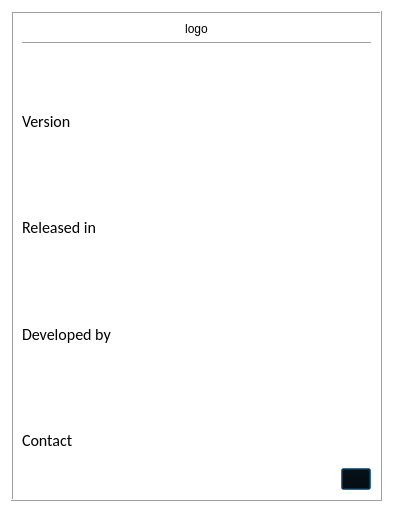
<?xml version="1.0" encoding="UTF-8"?>
<ui version="4.0">
 <class>AboutWindow</class>
 <widget class="QDialog" name="AboutWindow">
  <property name="windowModality">
   <enum>Qt::NonModal</enum>
  </property>
  <property name="geometry">
   <rect>
    <x>0</x>
    <y>0</y>
    <width>393</width>
    <height>512</height>
   </rect>
  </property>
  <property name="sizePolicy">
   <sizepolicy hsizetype="Fixed" vsizetype="Fixed">
    <horstretch>0</horstretch>
    <verstretch>0</verstretch>
   </sizepolicy>
  </property>
  <property name="minimumSize">
   <size>
    <width>390</width>
    <height>500</height>
   </size>
  </property>
  <property name="maximumSize">
   <size>
    <width>3000</width>
    <height>5000</height>
   </size>
  </property>
  <property name="palette">
   <palette>
    <active>
     <colorrole role="WindowText">
      <brush brushstyle="SolidPattern">
       <color alpha="255">
        <red>0</red>
        <green>0</green>
        <blue>0</blue>
       </color>
      </brush>
     </colorrole>
     <colorrole role="Button">
      <brush brushstyle="SolidPattern">
       <color alpha="255">
        <red>0</red>
        <green>0</green>
        <blue>0</blue>
       </color>
      </brush>
     </colorrole>
     <colorrole role="Text">
      <brush brushstyle="SolidPattern">
       <color alpha="255">
        <red>0</red>
        <green>0</green>
        <blue>0</blue>
       </color>
      </brush>
     </colorrole>
     <colorrole role="BrightText">
      <brush brushstyle="SolidPattern">
       <color alpha="255">
        <red>85</red>
        <green>85</green>
        <blue>127</blue>
       </color>
      </brush>
     </colorrole>
     <colorrole role="Base">
      <brush brushstyle="SolidPattern">
       <color alpha="255">
        <red>255</red>
        <green>255</green>
        <blue>255</blue>
       </color>
      </brush>
     </colorrole>
     <colorrole role="Window">
      <brush brushstyle="SolidPattern">
       <color alpha="255">
        <red>255</red>
        <green>255</green>
        <blue>255</blue>
       </color>
      </brush>
     </colorrole>
    </active>
    <inactive>
     <colorrole role="WindowText">
      <brush brushstyle="SolidPattern">
       <color alpha="255">
        <red>0</red>
        <green>0</green>
        <blue>0</blue>
       </color>
      </brush>
     </colorrole>
     <colorrole role="Button">
      <brush brushstyle="SolidPattern">
       <color alpha="255">
        <red>0</red>
        <green>0</green>
        <blue>0</blue>
       </color>
      </brush>
     </colorrole>
     <colorrole role="Text">
      <brush brushstyle="SolidPattern">
       <color alpha="255">
        <red>0</red>
        <green>0</green>
        <blue>0</blue>
       </color>
      </brush>
     </colorrole>
     <colorrole role="BrightText">
      <brush brushstyle="SolidPattern">
       <color alpha="255">
        <red>85</red>
        <green>85</green>
        <blue>127</blue>
       </color>
      </brush>
     </colorrole>
     <colorrole role="Base">
      <brush brushstyle="SolidPattern">
       <color alpha="255">
        <red>255</red>
        <green>255</green>
        <blue>255</blue>
       </color>
      </brush>
     </colorrole>
     <colorrole role="Window">
      <brush brushstyle="SolidPattern">
       <color alpha="255">
        <red>255</red>
        <green>255</green>
        <blue>255</blue>
       </color>
      </brush>
     </colorrole>
    </inactive>
    <disabled>
     <colorrole role="WindowText">
      <brush brushstyle="SolidPattern">
       <color alpha="255">
        <red>120</red>
        <green>120</green>
        <blue>120</blue>
       </color>
      </brush>
     </colorrole>
     <colorrole role="Button">
      <brush brushstyle="SolidPattern">
       <color alpha="255">
        <red>0</red>
        <green>0</green>
        <blue>0</blue>
       </color>
      </brush>
     </colorrole>
     <colorrole role="Text">
      <brush brushstyle="SolidPattern">
       <color alpha="255">
        <red>120</red>
        <green>120</green>
        <blue>120</blue>
       </color>
      </brush>
     </colorrole>
     <colorrole role="BrightText">
      <brush brushstyle="SolidPattern">
       <color alpha="255">
        <red>85</red>
        <green>85</green>
        <blue>127</blue>
       </color>
      </brush>
     </colorrole>
     <colorrole role="Base">
      <brush brushstyle="SolidPattern">
       <color alpha="255">
        <red>255</red>
        <green>255</green>
        <blue>255</blue>
       </color>
      </brush>
     </colorrole>
     <colorrole role="Window">
      <brush brushstyle="SolidPattern">
       <color alpha="255">
        <red>255</red>
        <green>255</green>
        <blue>255</blue>
       </color>
      </brush>
     </colorrole>
    </disabled>
   </palette>
  </property>
  <property name="windowTitle">
   <string>Signal | About</string>
  </property>
  <layout class="QGridLayout" name="gridLayout">
   <item row="0" column="0">
    <widget class="QFrame" name="frame">
     <property name="frameShape">
      <enum>QFrame::Box</enum>
     </property>
     <property name="frameShadow">
      <enum>QFrame::Raised</enum>
     </property>
     <layout class="QVBoxLayout" name="verticalLayout_3">
      <item>
       <widget class="QLabel" name="logoLabel">
        <property name="sizePolicy">
         <sizepolicy hsizetype="Fixed" vsizetype="Fixed">
          <horstretch>0</horstretch>
          <verstretch>0</verstretch>
         </sizepolicy>
        </property>
        <property name="minimumSize">
         <size>
          <width>0</width>
          <height>0</height>
         </size>
        </property>
        <property name="maximumSize">
         <size>
          <width>3000</width>
          <height>5000</height>
         </size>
        </property>
        <property name="frameShape">
         <enum>QFrame::NoFrame</enum>
        </property>
        <property name="frameShadow">
         <enum>QFrame::Plain</enum>
        </property>
        <property name="text">
         <string>logo</string>
        </property>
        <property name="scaledContents">
         <bool>true</bool>
        </property>
        <property name="alignment">
         <set>Qt::AlignCenter</set>
        </property>
       </widget>
      </item>
      <item>
       <widget class="Line" name="line">
        <property name="orientation">
         <enum>Qt::Horizontal</enum>
        </property>
       </widget>
      </item>
      <item>
       <widget class="QLabel" name="spacerLabel">
        <property name="text">
         <string/>
        </property>
       </widget>
      </item>
      <item>
       <layout class="QHBoxLayout" name="horizontalLayout">
        <item>
         <layout class="QVBoxLayout" name="verticalLayout">
          <item>
           <widget class="QLabel" name="VersionLabel">
            <property name="palette">
             <palette>
              <active>
               <colorrole role="Text">
                <brush brushstyle="SolidPattern">
                 <color alpha="255">
                  <red>0</red>
                  <green>0</green>
                  <blue>127</blue>
                 </color>
                </brush>
               </colorrole>
              </active>
              <inactive>
               <colorrole role="Text">
                <brush brushstyle="SolidPattern">
                 <color alpha="255">
                  <red>0</red>
                  <green>0</green>
                  <blue>127</blue>
                 </color>
                </brush>
               </colorrole>
              </inactive>
              <disabled>
               <colorrole role="Text">
                <brush brushstyle="SolidPattern">
                 <color alpha="255">
                  <red>120</red>
                  <green>120</green>
                  <blue>120</blue>
                 </color>
                </brush>
               </colorrole>
              </disabled>
             </palette>
            </property>
            <property name="font">
             <font>
              <family>Calibri</family>
              <pointsize>12</pointsize>
             </font>
            </property>
            <property name="text">
             <string>Version</string>
            </property>
            <property name="textInteractionFlags">
             <set>Qt::NoTextInteraction</set>
            </property>
           </widget>
          </item>
          <item>
           <widget class="QLabel" name="ReleaseLabel">
            <property name="palette">
             <palette>
              <active>
               <colorrole role="Text">
                <brush brushstyle="SolidPattern">
                 <color alpha="255">
                  <red>0</red>
                  <green>0</green>
                  <blue>127</blue>
                 </color>
                </brush>
               </colorrole>
              </active>
              <inactive>
               <colorrole role="Text">
                <brush brushstyle="SolidPattern">
                 <color alpha="255">
                  <red>0</red>
                  <green>0</green>
                  <blue>127</blue>
                 </color>
                </brush>
               </colorrole>
              </inactive>
              <disabled>
               <colorrole role="Text">
                <brush brushstyle="SolidPattern">
                 <color alpha="255">
                  <red>120</red>
                  <green>120</green>
                  <blue>120</blue>
                 </color>
                </brush>
               </colorrole>
              </disabled>
             </palette>
            </property>
            <property name="font">
             <font>
              <family>Calibri</family>
              <pointsize>12</pointsize>
             </font>
            </property>
            <property name="text">
             <string>Released in</string>
            </property>
            <property name="textInteractionFlags">
             <set>Qt::NoTextInteraction</set>
            </property>
           </widget>
          </item>
          <item>
           <widget class="QLabel" name="AuthorLabel">
            <property name="palette">
             <palette>
              <active>
               <colorrole role="Text">
                <brush brushstyle="SolidPattern">
                 <color alpha="255">
                  <red>0</red>
                  <green>0</green>
                  <blue>127</blue>
                 </color>
                </brush>
               </colorrole>
              </active>
              <inactive>
               <colorrole role="Text">
                <brush brushstyle="SolidPattern">
                 <color alpha="255">
                  <red>0</red>
                  <green>0</green>
                  <blue>127</blue>
                 </color>
                </brush>
               </colorrole>
              </inactive>
              <disabled>
               <colorrole role="Text">
                <brush brushstyle="SolidPattern">
                 <color alpha="255">
                  <red>120</red>
                  <green>120</green>
                  <blue>120</blue>
                 </color>
                </brush>
               </colorrole>
              </disabled>
             </palette>
            </property>
            <property name="font">
             <font>
              <family>Calibri</family>
              <pointsize>12</pointsize>
             </font>
            </property>
            <property name="text">
             <string>Developed by</string>
            </property>
            <property name="textInteractionFlags">
             <set>Qt::NoTextInteraction</set>
            </property>
           </widget>
          </item>
          <item>
           <widget class="QLabel" name="ContactLabel">
            <property name="palette">
             <palette>
              <active>
               <colorrole role="Text">
                <brush brushstyle="SolidPattern">
                 <color alpha="255">
                  <red>0</red>
                  <green>0</green>
                  <blue>127</blue>
                 </color>
                </brush>
               </colorrole>
              </active>
              <inactive>
               <colorrole role="Text">
                <brush brushstyle="SolidPattern">
                 <color alpha="255">
                  <red>0</red>
                  <green>0</green>
                  <blue>127</blue>
                 </color>
                </brush>
               </colorrole>
              </inactive>
              <disabled>
               <colorrole role="Text">
                <brush brushstyle="SolidPattern">
                 <color alpha="255">
                  <red>120</red>
                  <green>120</green>
                  <blue>120</blue>
                 </color>
                </brush>
               </colorrole>
              </disabled>
             </palette>
            </property>
            <property name="font">
             <font>
              <family>Calibri</family>
              <pointsize>12</pointsize>
             </font>
            </property>
            <property name="text">
             <string>Contact</string>
            </property>
            <property name="textInteractionFlags">
             <set>Qt::LinksAccessibleByMouse</set>
            </property>
           </widget>
          </item>
         </layout>
        </item>
        <item>
         <spacer name="horizontalSpacer_3">
          <property name="orientation">
           <enum>Qt::Horizontal</enum>
          </property>
          <property name="sizeHint" stdset="0">
           <size>
            <width>40</width>
            <height>20</height>
           </size>
          </property>
         </spacer>
        </item>
        <item>
         <layout class="QVBoxLayout" name="verticalLayout_2">
          <item>
           <spacer name="verticalSpacer">
            <property name="orientation">
             <enum>Qt::Vertical</enum>
            </property>
            <property name="sizeHint" stdset="0">
             <size>
              <width>20</width>
              <height>40</height>
             </size>
            </property>
           </spacer>
          </item>
          <item>
           <widget class="QPushButton" name="MusicOnOfButton">
            <property name="maximumSize">
             <size>
              <width>30</width>
              <height>24</height>
             </size>
            </property>
            <property name="text">
             <string/>
            </property>
           </widget>
          </item>
         </layout>
        </item>
       </layout>
      </item>
     </layout>
    </widget>
   </item>
  </layout>
 </widget>
 <resources/>
 <connections/>
</ui>
